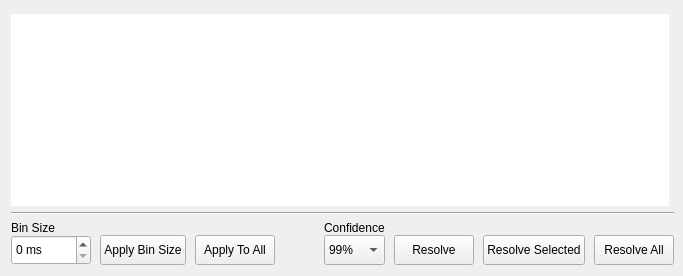
       <widget class="QWidget" name="tabIntensity">
        <property name="enabled">
         <bool>true</bool>
        </property>
        <property name="autoFillBackground">
         <bool>true</bool>
        </property>
        <attribute name="icon">
         <iconset>
          <normaloff>icons/007-idea-new.png</normaloff>icons/007-idea-new.png</iconset>
        </attribute>
        <attribute name="title">
         <string>Intensity</string>
        </attribute>
        <layout class="QGridLayout" name="gridLayout">
         <property name="topMargin">
          <number>9</number>
         </property>
         <property name="rightMargin">
          <number>9</number>
         </property>
         <item row="3" column="0">
          <widget class="Line" name="line_2">
           <property name="sizePolicy">
            <sizepolicy hsizetype="Expanding" vsizetype="Fixed">
             <horstretch>0</horstretch>
             <verstretch>0</verstretch>
            </sizepolicy>
           </property>
           <property name="orientation">
            <enum>Qt::Horizontal</enum>
           </property>
          </widget>
         </item>
         <item row="6" column="0">
          <layout class="QHBoxLayout" name="horizontalLayout_2">
           <property name="spacing">
            <number>9</number>
           </property>
           <item>
            <layout class="QGridLayout" name="gridLayout_3">
             <property name="verticalSpacing">
              <number>0</number>
             </property>
             <item row="1" column="1">
              <widget class="QPushButton" name="btnApplyBin">
               <property name="sizePolicy">
                <sizepolicy hsizetype="Fixed" vsizetype="Fixed">
                 <horstretch>0</horstretch>
                 <verstretch>0</verstretch>
                </sizepolicy>
               </property>
               <property name="minimumSize">
                <size>
                 <width>0</width>
                 <height>30</height>
                </size>
               </property>
               <property name="text">
                <string>Apply Bin Size</string>
               </property>
               <property name="icon">
                <iconset>
                 <normaloff>icons/012-check-mark-new.png</normaloff>icons/012-check-mark-new.png</iconset>
               </property>
               <property name="iconSize">
                <size>
                 <width>20</width>
                 <height>20</height>
                </size>
               </property>
              </widget>
             </item>
             <item row="1" column="0">
              <widget class="QSpinBox" name="spbBinSize">
               <property name="sizePolicy">
                <sizepolicy hsizetype="Preferred" vsizetype="Fixed">
                 <horstretch>0</horstretch>
                 <verstretch>0</verstretch>
                </sizepolicy>
               </property>
               <property name="minimumSize">
                <size>
                 <width>80</width>
                 <height>30</height>
                </size>
               </property>
               <property name="suffix">
                <string> ms</string>
               </property>
               <property name="prefix">
                <string/>
               </property>
               <property name="maximum">
                <number>9999</number>
               </property>
              </widget>
             </item>
             <item row="1" column="4">
              <widget class="QComboBox" name="cmbConfIndex">
               <property name="sizePolicy">
                <sizepolicy hsizetype="Preferred" vsizetype="Fixed">
                 <horstretch>0</horstretch>
                 <verstretch>0</verstretch>
                </sizepolicy>
               </property>
               <property name="minimumSize">
                <size>
                 <width>0</width>
                 <height>30</height>
                </size>
               </property>
               <item>
                <property name="text">
                 <string>99%</string>
                </property>
               </item>
               <item>
                <property name="text">
                 <string>95%</string>
                </property>
               </item>
               <item>
                <property name="text">
                 <string>90%</string>
                </property>
               </item>
               <item>
                <property name="text">
                 <string>69%</string>
                </property>
               </item>
              </widget>
             </item>
             <item row="1" column="2">
              <widget class="QPushButton" name="btnApplyBinAll">
               <property name="sizePolicy">
                <sizepolicy hsizetype="Fixed" vsizetype="Fixed">
                 <horstretch>0</horstretch>
                 <verstretch>0</verstretch>
                </sizepolicy>
               </property>
               <property name="minimumSize">
                <size>
                 <width>0</width>
                 <height>30</height>
                </size>
               </property>
               <property name="text">
                <string>Apply To All</string>
               </property>
               <property name="icon">
                <iconset>
                 <normaloff>icons/012-check-mark-multi-new.png</normaloff>icons/012-check-mark-multi-new.png</iconset>
               </property>
               <property name="iconSize">
                <size>
                 <width>20</width>
                 <height>20</height>
                </size>
               </property>
              </widget>
             </item>
             <item row="0" column="0">
              <widget class="QLabel" name="label_2">
               <property name="font">
                <font>
                 <weight>50</weight>
                 <bold>false</bold>
                 <underline>false</underline>
                </font>
               </property>
               <property name="text">
                <string>Bin Size</string>
               </property>
               <property name="alignment">
                <set>Qt::AlignLeading|Qt::AlignLeft|Qt::AlignVCenter</set>
               </property>
              </widget>
             </item>
             <item row="1" column="5">
              <widget class="QPushButton" name="btnResolve">
               <property name="sizePolicy">
                <sizepolicy hsizetype="Fixed" vsizetype="Fixed">
                 <horstretch>0</horstretch>
                 <verstretch>0</verstretch>
                </sizepolicy>
               </property>
               <property name="minimumSize">
                <size>
                 <width>0</width>
                 <height>30</height>
                </size>
               </property>
               <property name="text">
                <string>Resolve</string>
               </property>
               <property name="icon">
                <iconset>
                 <normaloff>icons/013-management-new.png</normaloff>icons/013-management-new.png</iconset>
               </property>
               <property name="iconSize">
                <size>
                 <width>20</width>
                 <height>20</height>
                </size>
               </property>
              </widget>
             </item>
             <item row="1" column="7">
              <widget class="QPushButton" name="btnResolveAll">
               <property name="sizePolicy">
                <sizepolicy hsizetype="Fixed" vsizetype="Fixed">
                 <horstretch>0</horstretch>
                 <verstretch>0</verstretch>
                </sizepolicy>
               </property>
               <property name="minimumSize">
                <size>
                 <width>0</width>
                 <height>30</height>
                </size>
               </property>
               <property name="text">
                <string>Resolve All</string>
               </property>
               <property name="icon">
                <iconset>
                 <normaloff>icons/013-management-multi.png</normaloff>icons/013-management-multi.png</iconset>
               </property>
               <property name="iconSize">
                <size>
                 <width>20</width>
                 <height>20</height>
                </size>
               </property>
              </widget>
             </item>
             <item row="0" column="4">
              <widget class="QLabel" name="label_3">
               <property name="text">
                <string>Confidence</string>
               </property>
               <property name="alignment">
                <set>Qt::AlignLeading|Qt::AlignLeft|Qt::AlignVCenter</set>
               </property>
              </widget>
             </item>
             <item row="1" column="3">
              <spacer name="horizontalSpacer_5">
               <property name="orientation">
                <enum>Qt::Horizontal</enum>
               </property>
               <property name="sizeType">
                <enum>QSizePolicy::Expanding</enum>
               </property>
               <property name="sizeHint" stdset="0">
                <size>
                 <width>40</width>
                 <height>20</height>
                </size>
               </property>
              </spacer>
             </item>
             <item row="1" column="6">
              <widget class="QPushButton" name="btnResolve_Selected">
               <property name="sizePolicy">
                <sizepolicy hsizetype="Fixed" vsizetype="Fixed">
                 <horstretch>0</horstretch>
                 <verstretch>0</verstretch>
                </sizepolicy>
               </property>
               <property name="minimumSize">
                <size>
                 <width>0</width>
                 <height>30</height>
                </size>
               </property>
               <property name="text">
                <string>Resolve Selected</string>
               </property>
               <property name="icon">
                <iconset>
                 <normaloff>../icons/Old/013-management-selected.png</normaloff>../icons/Old/013-management-selected.png</iconset>
               </property>
               <property name="iconSize">
                <size>
                 <width>20</width>
                 <height>20</height>
                </size>
               </property>
              </widget>
             </item>
            </layout>
           </item>
          </layout>
         </item>
         <item row="0" column="0">
          <layout class="QGridLayout" name="gridLayout_5">
           <item row="1" column="0">
            <widget class="PlotWidget" name="pgIntensity">
             <property name="autoFillBackground">
              <bool>false</bool>
             </property>
             <property name="frameShape">
              <enum>QFrame::NoFrame</enum>
             </property>
             <property name="frameShadow">
              <enum>QFrame::Sunken</enum>
             </property>
             <property name="lineWidth">
              <number>1</number>
             </property>
             <property name="renderHints">
              <set>QPainter::HighQualityAntialiasing|QPainter::TextAntialiasing</set>
             </property>
            </widget>
           </item>
           <item row="1" column="1">
            <spacer name="horizontalSpacer_10">
             <property name="orientation">
              <enum>Qt::Horizontal</enum>
             </property>
             <property name="sizeType">
              <enum>QSizePolicy::Fixed</enum>
             </property>
             <property name="sizeHint" stdset="0">
              <size>
               <width>5</width>
               <height>20</height>
              </size>
             </property>
            </spacer>
           </item>
           <item row="0" column="0">
            <spacer name="verticalSpacer_3">
             <property name="orientation">
              <enum>Qt::Vertical</enum>
             </property>
             <property name="sizeType">
              <enum>QSizePolicy::Fixed</enum>
             </property>
             <property name="sizeHint" stdset="0">
              <size>
               <width>20</width>
               <height>5</height>
              </size>
             </property>
            </spacer>
           </item>
          </layout>
         </item>
        </layout>
       </widget>
